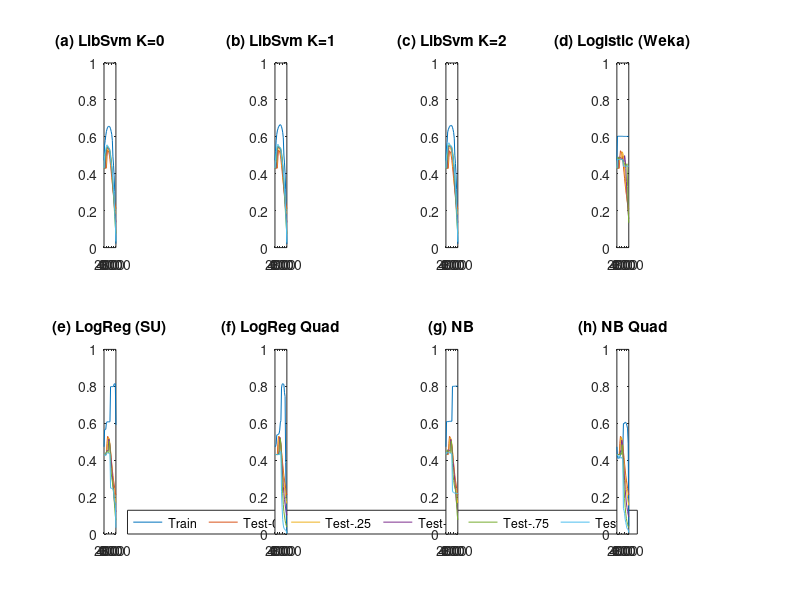

Reproduce this figure in MATLAB.
train = importdata('classification-train.csv');
train = train.data;
test = importdata('classification-test.csv');
test = test.data;
labels = test(1:4:21, 1);

mat = [train(22:42,4), reshape(test(22:126, 4), 21, 5)];
subplot(2,4,1),plot(0:50:1000, mat)
axis([0,1000,0,1])
set(gca,'XTick',0:200:1000), set(gca,'XTickLabel',labels)
title('(a) LibSvm K=0')

mat = [train(43:63,4), reshape(test(127:231, 4), 21, 5)];
subplot(2,4,2),plot(0:50:1000, mat)
axis([0,1000,0,1])
set(gca,'XTick',0:200:1000), set(gca,'XTickLabel',labels)
title('(b) LibSvm K=1')

mat = [train(64:84,4), reshape(test(232:336, 4), 21, 5)];
subplot(2,4,3),plot(0:50:1000, mat)
axis([0,1000,0,1])
set(gca,'XTick',0:200:1000), set(gca,'XTickLabel',labels)
title('(c) LibSvm K=2')

mat = [train(85:105,4), reshape(test(337:441, 4), 21, 5)];
subplot(2,4,4),plot(0:50:1000, mat)
axis([0,1000,0,1])
set(gca,'XTick',0:200:1000), set(gca,'XTickLabel',labels)
title('(d) Logistic (Weka)')

mat = [train(106:126,4), reshape(test(442:546, 4), 21, 5)];
subplot(2,4,5),plot(0:50:1000, mat)
axis([0,1000,0,1])
set(gca,'XTick',0:200:1000), set(gca,'XTickLabel',labels)
title('(e) LogReg (SU)')
legend('Train','Test-0','Test-.25','Test-.5','Test-.75','Test-1', 'Location','SouthEastOutside','Orientation','horizontal')

mat = [train(127:147,4), reshape(test(547:651, 4), 21, 5)];
subplot(2,4,6),plot(0:50:1000, mat)
axis([0,1000,0,1])
set(gca,'XTick',0:200:1000), set(gca,'XTickLabel',labels)
title('(f) LogReg Quad')

mat = [train(148:168,4), reshape(test(652:756, 4), 21, 5)];
subplot(2,4,7),plot(0:50:1000, mat)
axis([0,1000,0,1])
set(gca,'XTick',0:200:1000), set(gca,'XTickLabel',labels)
title('(g) NB')

mat = [train(169:189,4), reshape(test(757:861, 4), 21, 5)];
subplot(2,4,8),plot(0:50:1000, mat)
axis([0,1000,0,1])
set(gca,'XTick',0:200:1000), set(gca,'XTickLabel',labels)
title('(h) NB Quad')
